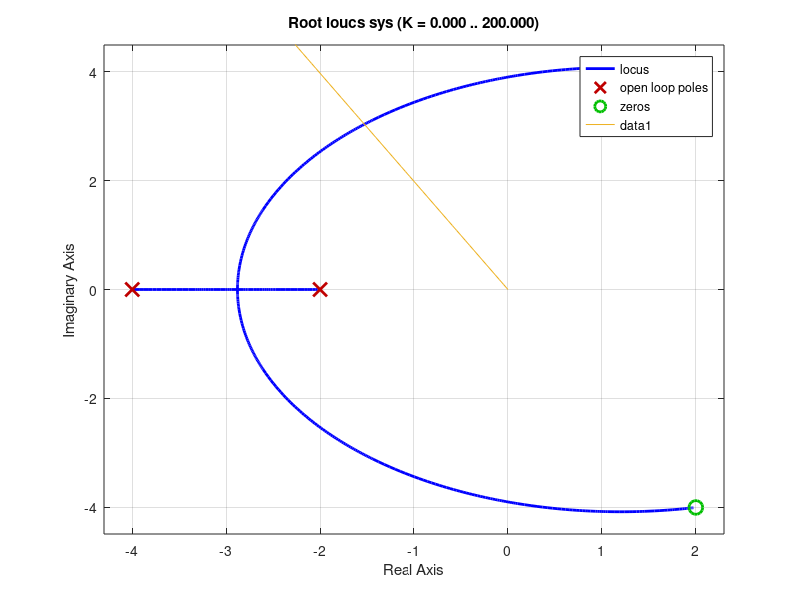

Source code (MATLAB): (Note: this script raises an error after producing the figure.)
%% ME EN 6200 Homework 7 Ryan Dalby
%%
clear;
close all;

% sys = tf(1, [1 18 80 0]);
% sys = tf(1, [1 4 6 4]);
% sys = tf([1 4 8], [1 1 0 0]);
% sys = tf([1 5], [1 11 10 0]);
% sys = tf(1, [1 5 8 6 0]);

sys = tf([1 -4 20], [1 6 8]);
start_line = 0;
end_line = -4.5 + 8.93i;
damp_line = linspace(start_line, end_line);

figure;
[r,~] = rlocus(sys);
rlocus(sys);
hold on;
plot(damp_line);

upper_line = r(2,:);

[real_inter, imag_inter]=polyxpoly(real(upper_line),imag(upper_line),real(damp_line),imag(damp_line));

s0 = real_inter + imag_inter*1i;

mag_G_hat = abs(((s0-(2+4i))*(s0-(2-4i)))/((s0+2)*(s0+4)));

k = 1/mag_G_hat;

fprintf('Intersection at: %.2f + %.2fj where   k=%.4f \n', real_inter, imag_inter, k);